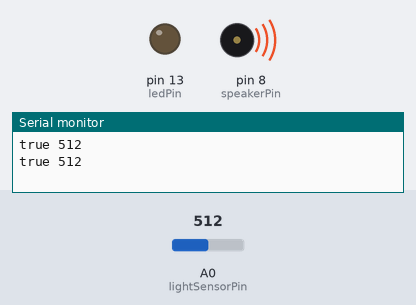
The sketch below on a simulated Arduino Uno, built with avr-gcc and run on an emulated ATmega328P. Shown: output pins drawn as LEDs (lit = HIGH), buzzer (waves = sounding), the last lines printed to the serial monitor. The test bench sets the inputs (shaded band); at power-on: A0 (lightSensorPin) = 512.

Above: at 11.2 s.
11.3 s: A0 (lightSensorPin) set to 407
13.2 s: A0 (lightSensorPin) set to 384
At 14.9 s:
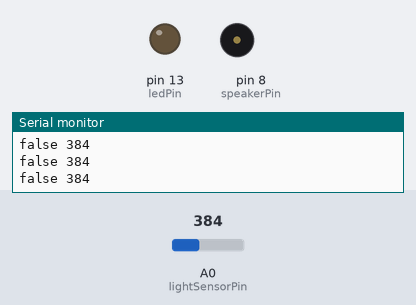
15.5 s: A0 (lightSensorPin) set to 410
At 16.1 s:
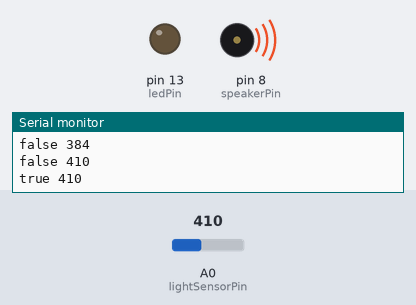
17.0 s: A0 (lightSensorPin) set to 390
Timing chart, 0 to 20.0 s (numbered marks = the images above; inputs shaded):
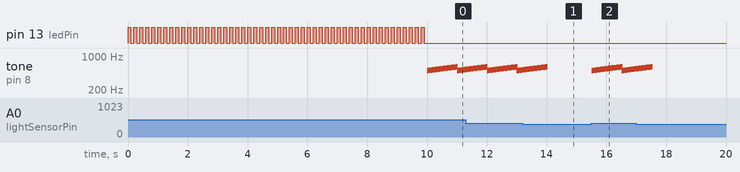

Measured:
- the behaviour switches between 401 and 400 on A0 (lightSensorPin) (found by bisection; images 0 and 1)
- after the input at 15.5 s, tone on pin 8 (speakerPin): plays 500 Hz for 0.01 s, 501 Hz for 0.01 s, 502 Hz for 0.01 s, 503 Hz for 0.01 s, 504 Hz for 0.01 s, 505 Hz for 0.01 s … (149 notes in this stretch), starting at once
- by itself, tone on pin 8 (speakerPin): plays 520 Hz for 0.01 s, 521 Hz for 0.01 s, 522 Hz for 0.01 s, 523 Hz for 0.01 s, 524 Hz for 0.01 s, 525 Hz for 0.01 s … (80 notes in this stretch)

The sketch:

fridge_alarm.ino
```cpp
const int speakerPin = 8; //output for speaker
const int lightSensorPin = A0; // Input for the photoresistor
const int ledPin = 13;

//Note you dont need to call pinMode for tone() and analog () pins

const int fridgeThreshold = 400; // Photocell value for an open fridge

void setup()
{
    pinMode (ledPin, OUTPUT); // Allow us to turn the Arduino's onboard LED on
    //pinMode (lightSensorPin, INPUT);
    Serial.begin (9600);

    while (millis() < 10000) // wait ten seconds so you can set up the device

    {
      digitalWrite (ledPin, HIGH); // Flash the board's LED to provide some feedback that the circuit is working
      delay (100);
      digitalWrite(ledPin, LOW);
      delay (100);
    }
}

void loop()
{
  if (analogRead(lightSensorPin) > fridgeThreshold) // Read the light sensor to see if the fridge is open
    {
      Serial.print("true ");
      Serial.print(analogRead(lightSensorPin));
      Serial.print('\n');
      for (int i = 500; i < 600; i++) // Change start value and end value to change siren length and pitch
        {
          tone (8, i); // Play the tone to the speaker on pin 8
          delay (10); // change delay to change siren speed. try delayMilliseconds () too
        }
    } else {
  noTone (8);
  Serial.print("false "); // for debugging purposes
  Serial.print(analogRead(lightSensorPin));
  Serial.print('\n');
    }

}
```
